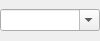
<?xml version="1.0" encoding="UTF-8"?>
<ui version="4.0">
 <class>UMLStereotypeWidget</class>
 <widget class="QWidget" name="UMLStereotypeWidget">
  <property name="geometry">
   <rect>
    <x>0</x>
    <y>0</y>
    <width>100</width>
    <height>41</height>
   </rect>
  </property>
  <layout class="QHBoxLayout" name="horizontalLayout">
   <property name="spacing">
    <number>0</number>
   </property>
   <property name="leftMargin">
    <number>0</number>
   </property>
   <property name="topMargin">
    <number>0</number>
   </property>
   <property name="rightMargin">
    <number>0</number>
   </property>
   <property name="bottomMargin">
    <number>0</number>
   </property>
   <item>
    <widget class="QComboBox" name="stereotypeCB">
     <property name="editable">
      <bool>true</bool>
     </property>
    </widget>
   </item>
  </layout>
 </widget>
 <resources/>
 <connections/>
</ui>
